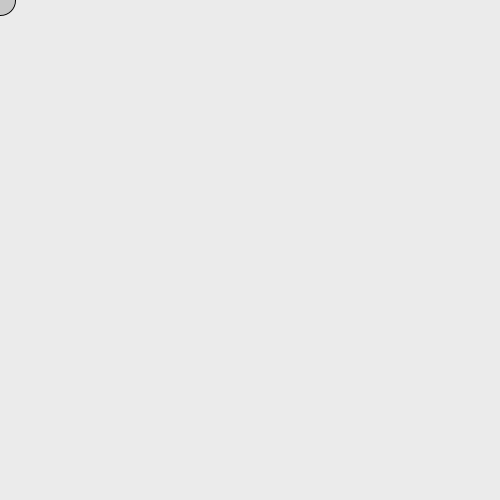
Frame 1 (no input)
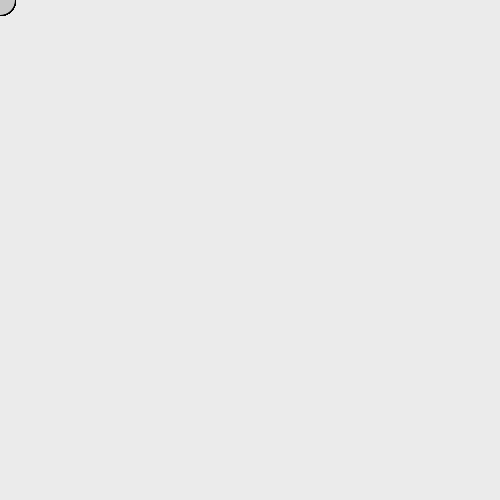
Frame 60 (the mouse pressed at the canvas centre just before this capture)
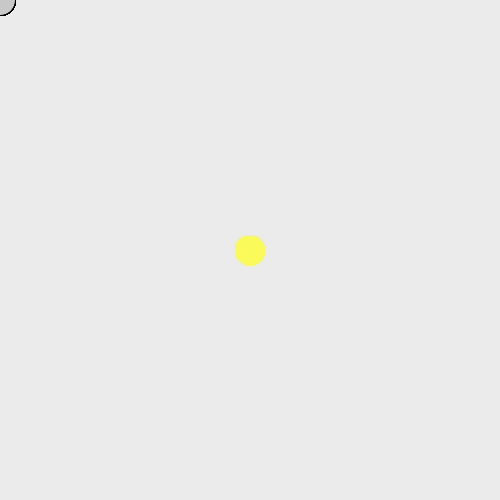
Frame 120 (the mouse held since frame 60 and released just before this capture)

The Processing sketch that drew these frames (run headless with seeded random() and noise(); from frame 60 on, the mouse is pressed at the canvas centre):

// Processing sketch: processing_66738
// ── processing_66738.pde

void setup(){
  background(235,235,235);
  size(500,500);
  smooth();
  
}
void draw(){
  
    noStroke();
    if (mousePressed){
    fill(mouseX,mouseY,90);
    
 
   }else{
    stroke(1);
    fill(200,200,200);
  }
  ellipse(mouseX,mouseY,30,30);
}

void keyPressed(){
  
    if (key =='a'){
    background(random(255),random(255),random(255));
}
}
